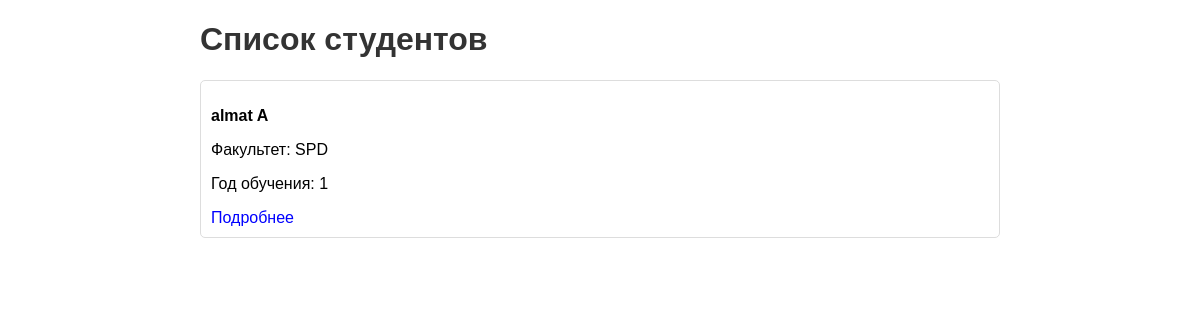
/students/, run on an earlier commit of the app's database.
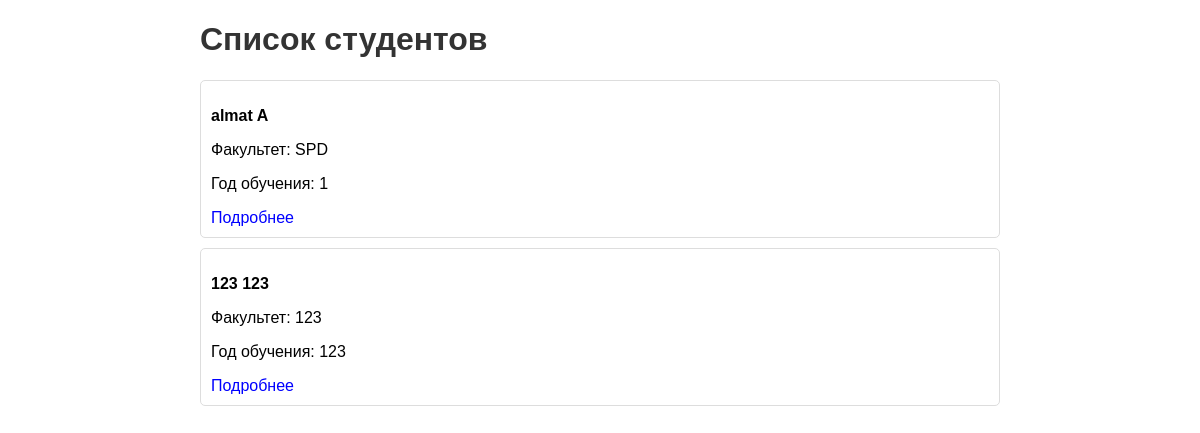
And on a later commit of the database.
### students/models.py (models this page shows, shortened)
class Student(models.Model):
    name = models.CharField(max_length=100)
    surname = models.CharField(max_length=100)
    major = models.CharField(max_length=100)
    year_of_study = models.IntegerField()
    faculty = models.CharField(max_length=100)

### students/views.py (the view)
# urls.py: path('', student_list, name='student-list'),
def student_list(request):
    students = Student.objects.all()
    return render(request, 'students/student_list.html', {'students': students})

### templates/students/student_list.html (shortened to what this page needs)
{% extends "base.html" %}
{% block header %}Список студентов{% endblock %}
{% block content %}
    {% for student in students %}
        <div class="card">
            <p><strong>{{ student.name }} {{ student.surname }}</strong></p>
            <p>Факультет: {{ student.faculty }}</p>
            <p>Год обучения: {{ student.year_of_study }}</p>
            <a href="{% url 'student-detail' student.id %}">Подробнее</a>
        </div>
    {% endfor %}
{% endblock %}

### templates/base.html (shortened to what this page needs)
<!DOCTYPE html>
<html lang="en">
<head>
</head>
<body>
    <div class="container">
        <h1>{% block header %}Welcome{% endblock %}</h1>
        {% block content %}{% endblock %}
    </div>
</body>
</html>

### templates/base.html (style rules this page uses)
body { font-family: Arial, sans-serif; margin: 20px; }
h1 { color: #333; }
.container { max-width: 800px; margin: auto; }
.card { border: 1px solid #ddd; padding: 10px; margin: 10px 0; border-radius: 5px; }
a { text-decoration: none; color: blue; }

What changed in the data, as far as the page shows it:
added Student: name "123", surname "123", faculty "123", year_of_study "123"
